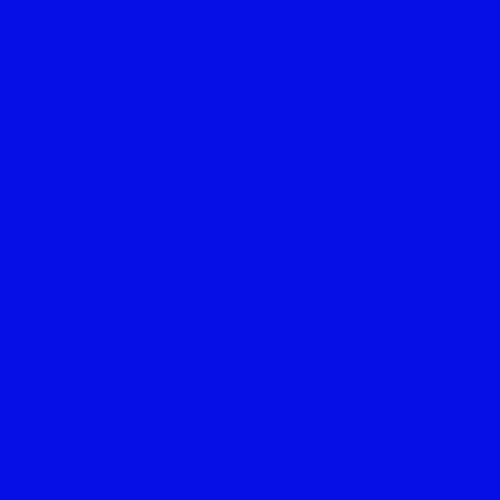
Frame 1 (no input)
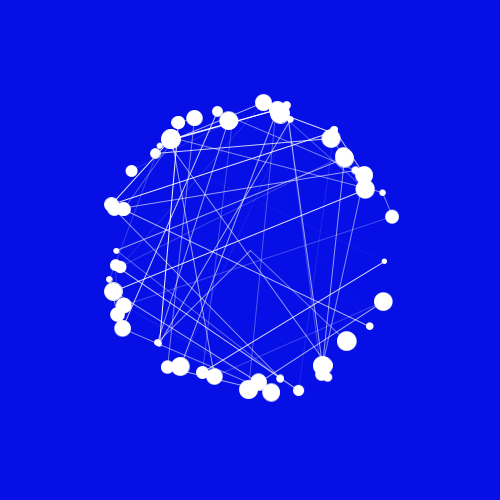
Frame 60 (the mouse pressed at the canvas centre just before this capture)
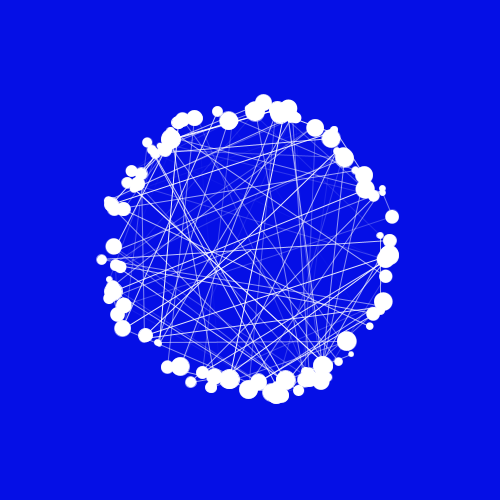
Frame 120 (the mouse held since frame 60 and released just before this capture)

The Processing sketch that drew these frames (run headless with seeded random() and noise(); from frame 60 on, the mouse is pressed at the canvas centre):

// Processing sketch: sketch_09032017
// ── sketch_09032017.pde
ArrayList<Ball> ball;

void setup(){
  size(500,500);
  frameRate(15);
  smooth();
  ball = new ArrayList<Ball>();
}

void draw(){
  background(5,15,230);
  translate(width/2, height/2);
  for(int i = 0; i<ball.size()-1; i++){
    if(ball.size()>=2){
      Ball b = ball.get(i);
      Ball b1 = ball.get(i+1);
      b.display(b1.x, b1.y);
    }
    if(ball.size()>150){
      ball.remove(0);
    }
  }
  ball.add(new Ball());
}
// ── Ball.pde
class Ball{
  float angle = random(0,30);
  float x,y;
  float base = 0;
  float radius = random(5,20);
  float r = random(130,150);
  float alpha = random(5,255);
  Ball(){
  
  }
  
  void display(float x1, float y1){
    stroke(255, alpha);
    x = base + sin(angle) * r;
    y = base + cos(angle) * r;
    ellipse(x, y , radius , radius);
    line(x,y,x1,y1);
  }
}
